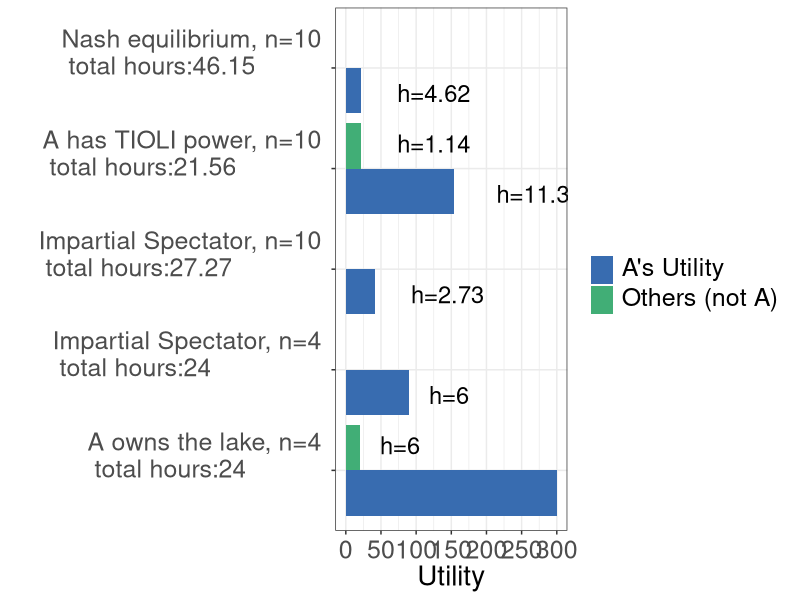
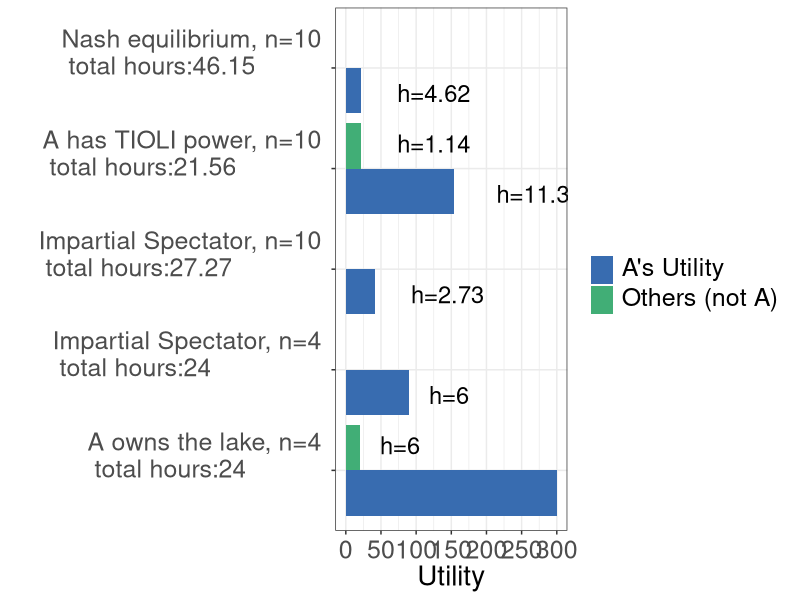

Recreate these plots in R, in order.
library(tidyverse)

#data for the figure 
x <- c("Nash Equilibrium","TIOLI power" ,"Impartial Spectator10","Impartial Spectator4", "Private Ownership","Nash Equilibrium","TIOLI power" ,"Impartial Spectator10","Impartial Spectator4", "Private Ownership")
y1 <- c(21.3,153.2,40.91,90,300, NA,21.3,NA,NA,20)
y2 <- c("h=4.62","h=11.30","h=2.73","h=6","h=6",NA,"h=1.14",NA,NA,"h=6")
y3 <- c("a","a","a","a","a","b","b","b","b","b")

df <- tibble(x, y1, y2, y3)

df$x <- factor(df$x,levels = c("Private Ownership","Impartial Spectator4","Impartial Spectator10","TIOLI power", "Nash Equilibrium"))

#figure 
plot1 <- df %>% 
  ggplot(aes(x = x, y = y1)) +
  geom_bar(aes(group = y3, fill = y3), stat = "identity", position = position_dodge())  +
  scale_y_continuous(breaks = seq(0,300,50),
                     labels = seq(0,300,50),
                     limits = c(0,300)) +
  scale_x_discrete(labels=c("Nash Equilibrium" = "Nash equilibrium, n=10 \n total hours:46.15", "TIOLI power" = "A has TIOLI power, n=10 \n total hours:21.56", "Impartial Spectator10" ="Impartial Spectator, n=10 \n total hours:27.27",
                            "Impartial Spectator4" = "Impartial Spectator, n=4 \n total hours:24", "Private Ownership" = expression(paste("A owns the lake, n=4 \n total hours:24")))) +
  scale_fill_manual(values=c("#386cb0","#41AE76"), 
                    name = "",
                    breaks = c("a","b"), 
                    labels = c(expression(paste("A's Utility")), expression(paste("Others (not A) "))))+
  #xlab("Point in the Edgeworth Box") + 
  theme_bw() +
  ylab("Utility") +
  xlab("") +
  theme(legend.position = "right",
        legend.text.align = 0,
        axis.title.y = element_text(size=20),
        axis.title.x = element_text(size = 20),
        axis.text.y = element_text(size = 18),
        #legend.title = element_text(size = 16),
        legend.text = element_text(size = 18),
        legend.title = element_text(size = 18),
        axis.text.x  = element_text(vjust = 0.5, size = 18)) + 
  geom_text(
    aes(x = x, y = y1, label = y2, group = y3), 
    hjust = -0.5, size = 6,
    position = position_dodge(width = 1),
    inherit.aes = TRUE) + 
  coord_flip() 

plot1 



ggsave("coordination_failures/figureC.pdf", plot1, width = 19, height = 7)
